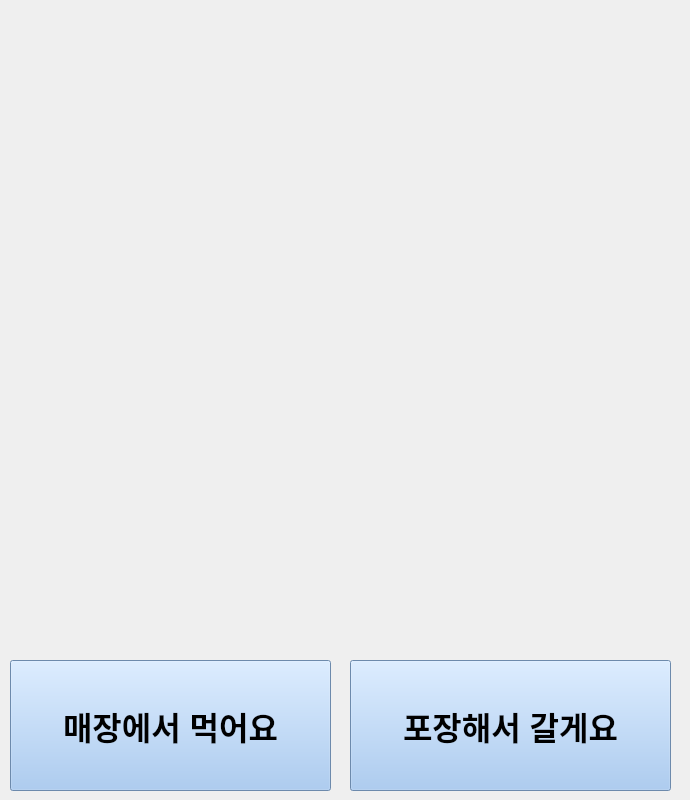
    <widget class="QWidget" name="page">
     <widget class="QPushButton" name="btn_inside">
      <property name="geometry">
       <rect>
        <x>10</x>
        <y>660</y>
        <width>321</width>
        <height>131</height>
       </rect>
      </property>
      <property name="font">
       <font>
        <pointsize>24</pointsize>
        <weight>75</weight>
        <bold>true</bold>
       </font>
      </property>
      <property name="styleSheet">
       <string notr="true">background-color: rgb(153, 193, 241);</string>
      </property>
      <property name="text">
       <string>매장에서 먹어요</string>
      </property>
     </widget>
     <widget class="QPushButton" name="btn_takeout">
      <property name="geometry">
       <rect>
        <x>350</x>
        <y>660</y>
        <width>321</width>
        <height>131</height>
       </rect>
      </property>
      <property name="font">
       <font>
        <pointsize>24</pointsize>
        <weight>75</weight>
        <bold>true</bold>
       </font>
      </property>
      <property name="styleSheet">
       <string notr="true">background-color: rgb(153, 193, 241);</string>
      </property>
      <property name="text">
       <string>포장해서 갈게요</string>
      </property>
     </widget>
     <widget class="QLabel" name="label">
      <property name="geometry">
       <rect>
        <x>0</x>
        <y>0</y>
        <width>681</width>
        <height>651</height>
       </rect>
      </property>
      <property name="text">
       <string/>
      </property>
      <property name="pixmap">
       <pixmap>../../다운로드/우리차_mo_더본수정.jpg</pixmap>
      </property>
      <property name="scaledContents">
       <bool>true</bool>
      </property>
     </widget>
    </widget>
